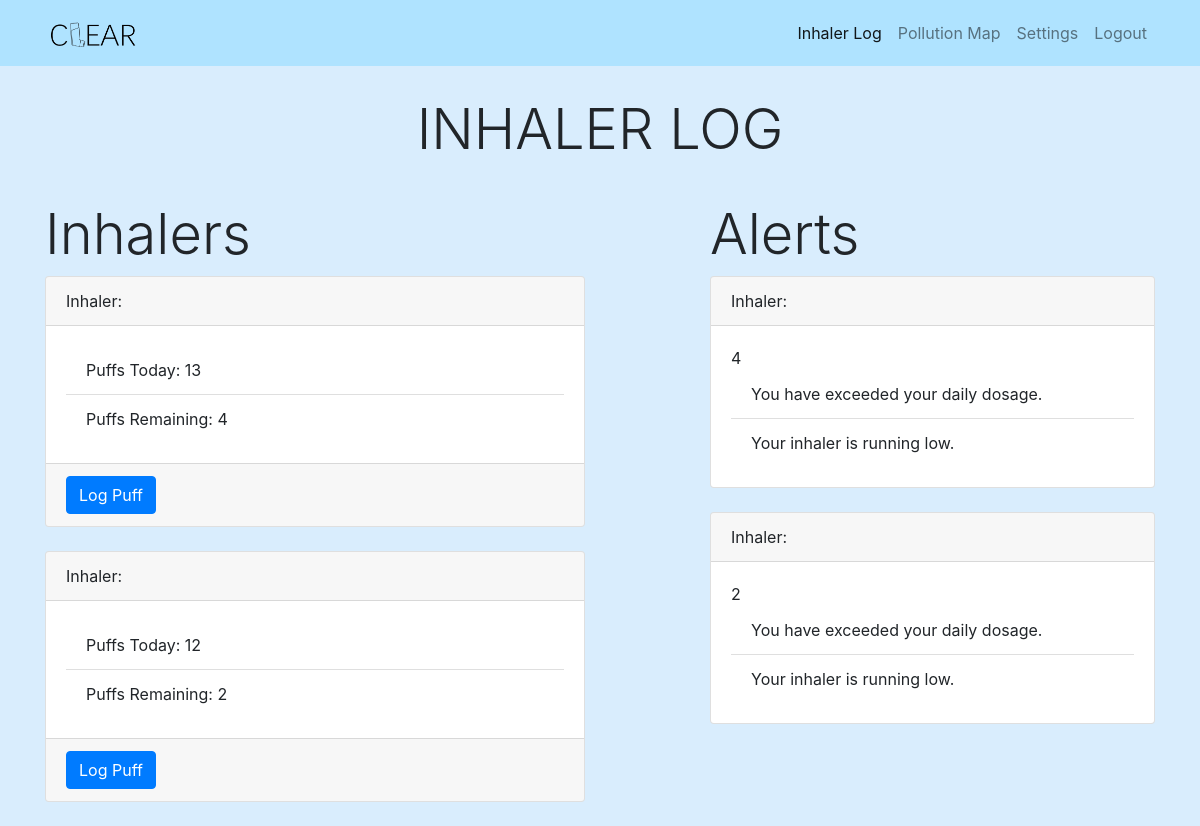
/clear/inhalers/, run on an earlier commit of the app's database.
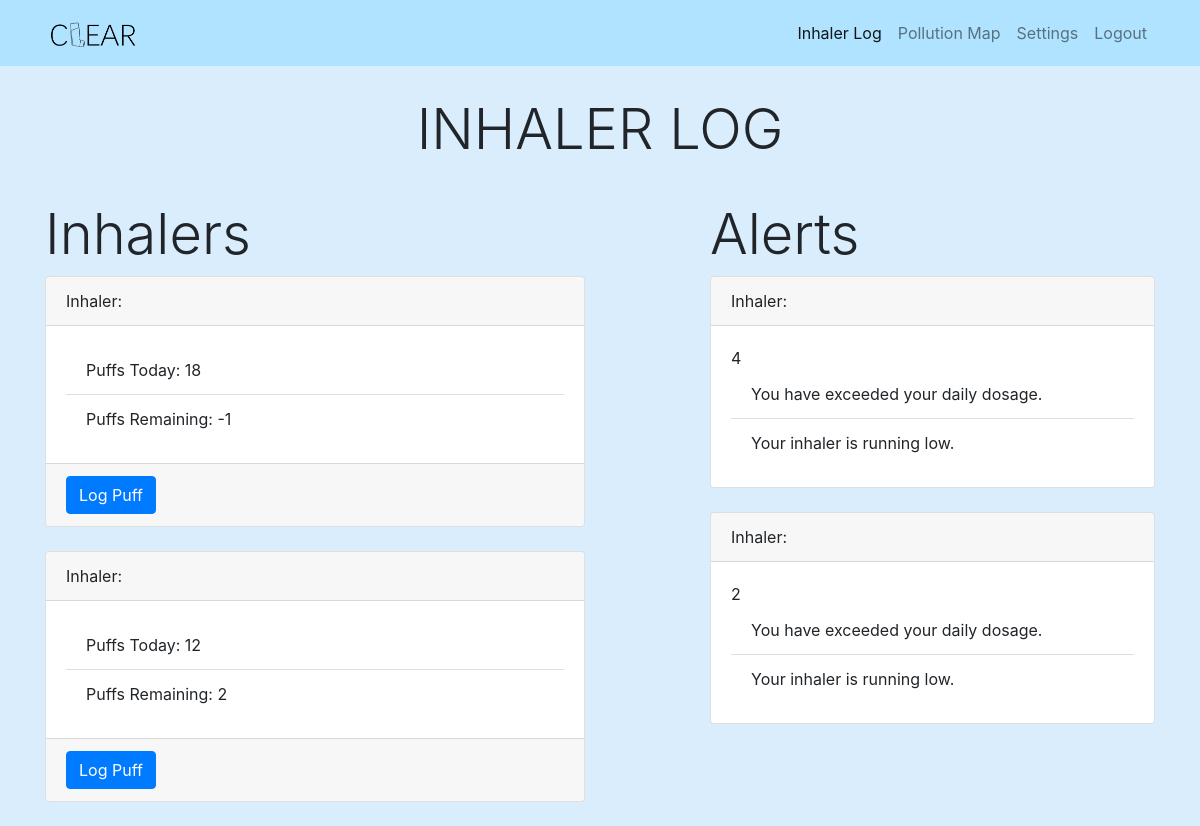
And on a later commit of the database.
### Clear/models.py (models this page shows, shortened)
class UserInhaler(models.Model):
    user_id = models.ForeignKey(settings.AUTH_USER_MODEL, on_delete=models.CASCADE, related_name='inhalers_user', null=False)
    inhaler_id = models.ForeignKey('Inhaler', on_delete=models.PROTECT, related_name='users_inhaler', null=False)
    puffs_today = models.IntegerField(default=0)
    puffs_remaining = models.IntegerField(null=False)
    dose = models.IntegerField(help_text='Dose in micrograms')
    puffs = models.IntegerField(help_text='Number of puffs per usage')
    frequency = models.IntegerField(help_text='Number of uses per day')
    class Meta:
        verbose_name = 'User Inhaler'
        verbose_name_plural = 'Users Inhalers'
        ordering = ['id']

### Clear/views.py (the view)
# urls.py: path('inhalers/', views.UserInhalerView.as_view(), name='inhalers'),
class UserInhalerView(ListView):
    model = UserInhaler
    template_name = 'clear/main/inhaler.html'

### Clear/templates/clear/main/inhaler.html (shortened to what this page needs)
{% extends "clear/main/base.html" %}
{% block nav_item_inhaler %}active{% endblock nav_item_inhaler %}
{% block content %}
        <div class="container">
            <div class="row justify-content-center">
                <h1 class="page-title display-4" >INHALER LOG</h1>
            </div>
          <div class="row">
            <div class="col-xs-12 col-sm-6">
              <h2 class="display-4" >Inhalers</h2>
            {% for UserInhaler in object_list %}
                <div class="card mb-4">
                    <div class="card-header">
                        Inhaler: {{Inhaler.UserInhaler.name}}
                    </div>
                    <div class="card-body">
                        <ul class="list-group list-group-flush">
                        <li class="list-group-item">Puffs Today: {{UserInhaler.puffs_today}}</li>
                        <li class="list-group-item">Puffs Remaining: {{UserInhaler.puffs_remaining}}</li>
                        </ul>
                    </div>
                <div class="card-footer">
                    <form enctype="multipart/form-data" method="post" action="/clear/inhaler/log_puff/{{UserInhaler.id}}">
                    <button type="submit" class="btn btn-primary">Log Puff</button>
                        </form>
                </div>
                </div>
            {% endfor %}
            </div>
            <div class="col-xs-12 col-sm-5 offset-md-1">
              <h2 class="display-4" >Alerts</h2>
                {% for UserInhaler in object_list %}
                    <div class="card mb-4">
                        <div class="card-header">
                            Inhaler: {{Inhaler.UserInhaler.name}}
                        </div>
                        <div class="card-body">
                            <ul class="list-group list-group-flush">
                                {% widthratio UserInhaler.puffs 1 UserInhaler.frequency %}
                                {%  if UserInhaler.puffs_today > 5 %}
                                    <li class="list-group-item">You have exceeded your daily dosage.</li>
                                {% endif %}
                                {%  if UserInhaler.puffs_remaining < 5 %}
                                    <li class="list-group-item">Your inhaler is running low.</li>
                                {% endif %}
                            </ul>
                        </div>
                    </div>
                {% endfor %}
            </div>
          </div>
        </div>
{% endblock content %}

What changed in the data, as far as the page shows it:
changed UserInhaler (number 1 of 2 on the later page): puffs_today "13" → "18"; puffs_remaining "4" → "-1"
